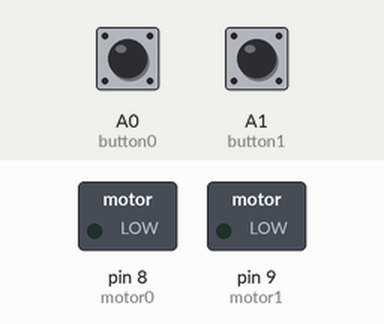
Simulated run of this sketch. Board: Arduino Uno, built with avr-gcc and run on an emulated ATmega328P. Shown: switched loads named in the sketch (green lamp = pin HIGH). The inputs (shaded band) are chosen by the test bench; at power-on: A0 (button0) HIGH, A1 (button1) HIGH.

Above: at 1.2 s.
1.3 s: A0 (button0) pulled LOW for 0.15 s
At 1.37 s:
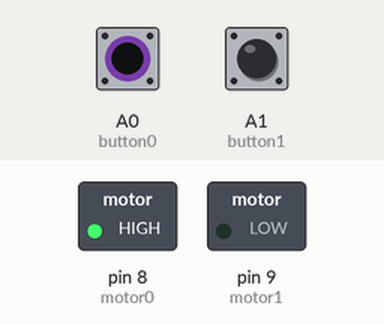
2.9 s: A1 (button1) pulled LOW for 0.15 s
At 2.97 s:
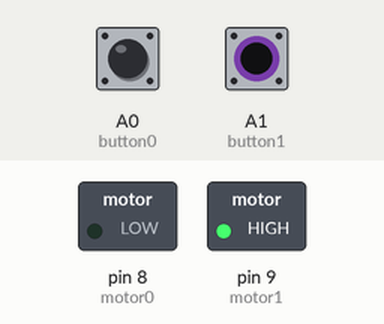
4.5 s: A1 (button1) pulled LOW for 3.2 s
At 8.4 s:
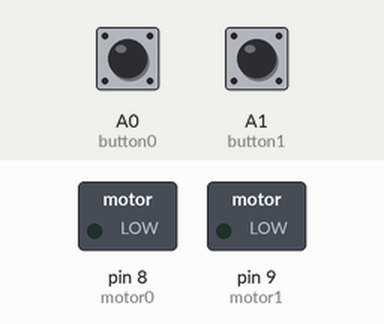
9.2 s: A0 (button0) pulled LOW for 3.2 s
At 9.5 s:
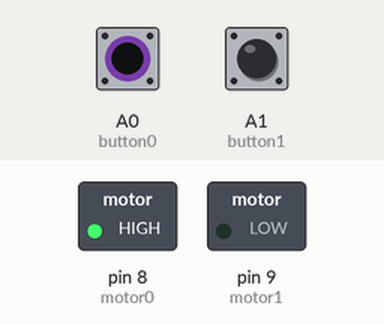
13.9 s: A0 (button0) driven LOW and A1 (button1) driven LOW
At 14.3 s:
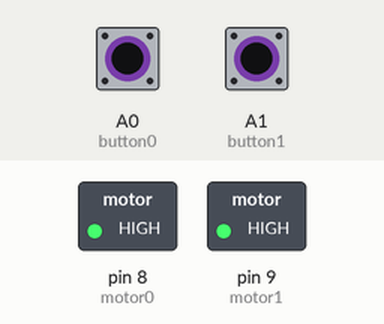
Timing chart, 0 to 16.4 s (numbered marks = the images above; inputs shaded):
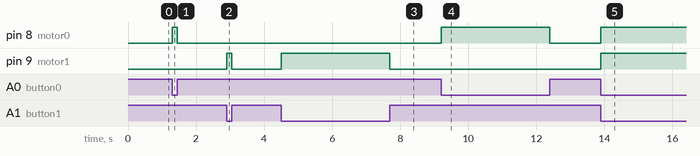

Measured:
- after the input at 1.3 s, pin 8 (motor0): LOW → HIGH at once, → LOW 0.15 s later
- after the input at 2.9 s, pin 9 (motor1): LOW → HIGH at once, → LOW 0.15 s later
- after the input at 4.5 s, pin 9 (motor1): LOW → HIGH at once, → LOW 3.2 s later
- after the input at 9.2 s, pin 8 (motor0): LOW → HIGH at once, → LOW 3.2 s later
- after the input at 13.9 s, pin 8 (motor0), pin 9 (motor1): LOW → HIGH at once

The sketch:

A09.ino
```cpp
// (licence header left out)
// button pins
const int button0 = A0;
const int button1 = A1;

// DC motor pins
const int motor0 = 8;
const int motor1 = 9;

// the setup routine runs once when you press reset:
void setup() {
  // Define button pins as input with internal pullup resistors
  pinMode(button0, INPUT_PULLUP);
  pinMode(button1, INPUT_PULLUP);
  // Define motor pins as output
  pinMode(motor0, OUTPUT);
  pinMode(motor1, OUTPUT);
}

// the loop routine runs over and over again forever:
void loop() {
  // when a button is pressed its pin reads low
  // so a button is pressed when its state is low(false)
  if (!digitalRead(button0)) {
    digitalWrite(motor0, HIGH);
  } else {
    digitalWrite(motor0, LOW);
  }

  if (!digitalRead(button1)) {
    digitalWrite(motor1, HIGH);
  } else {
    digitalWrite(motor1, LOW);
  }
}
```
